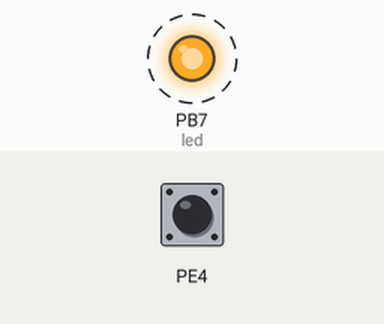
This program was run on a simulated ATmega2560, built with avr-gcc and emulated at 16 MHz. Parts: output pins drawn as LEDs (lit = HIGH). Dashed ring = blinking. The inputs (shaded band) are chosen by the test bench; at power-on: PE4 LOW. What the program prints to the serial monitor is not drawn.

Above: at 4.8 s.
4.9 s: PE4 driven HIGH
At 6.2 s:
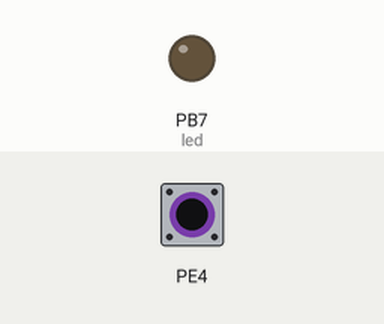
8.4 s: PE4 pulsed LOW 2 times (0.12 s each, 0.3 s apart)
At 8.9 s:
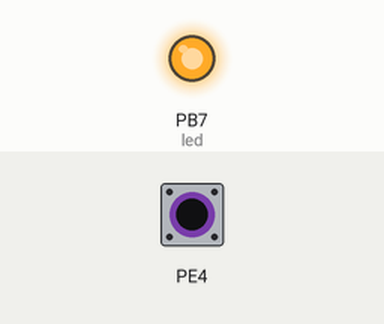
Timing chart, 0 to 17.9 s (numbered marks = the images above; inputs shaded):
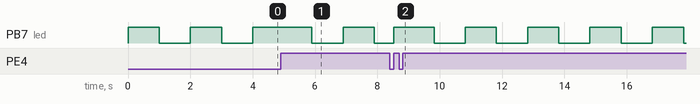

Measured:
- by itself, PB7 (led): repeats every 2.0 s: LOW 1.0 s, HIGH 1.0 s

The program:

main.cpp
```cpp
/*
 * File:   exemplo1.cpp
 * Author: aluno
 *
 * Created on 28 de Agosto de 2019, 07:58
 */


#include <avr/io.h> //ctrl + clicar nele abre o .h; ctrl + f = atmega2560 > ctrl + clicar nele abre o .h
#include <util/delay.h>
#include <avr/interrupt.h>
#define F_CPU 16000000UL//definir a frequência da cpu, força todas as biblioteca a trabalhem com 16MHz
#define BAUD 9600
#define ubrr_calc F_CPU/16/BAUD-1

void setup();
unsigned char USART_Receive(void);
void USART_Transmit(unsigned char data);

int main(int argc, char** argv) {

    setup();
	sei();
	EICRB |= (3<<ISC40);
	EIMSK |= (1<<INT4);
    DDRB |= (1<<7);//DDRB configurando o pino b7 como saida
    DDRE &= ~(1<<4); //DDRB configurando o pino pe4 como entrada
    //PB7 SAÍDA E PE4B6 ENTRADA
    //PORTB | = (1<<7);// LIGA O LED, colocar zero no portb
    //PORTB & = ~(1<<7); //APAGA O LED, colocar um no portb

             //PORTB &= ~(1<<7);//DESLIGA O LED
       //_delay_ms(1000);
    for(;;){ //tem que por o looping
       if(PINE & (1<<4)){ //ler do pine se a chave está pressionada
           USART_Transmit('a');
       }

       PORTB |= (1<<7); //liga o led
       _delay_ms(1000);
       PORTB &= ~(1<<7);//DESLIGA O LED
       _delay_ms(1000);

    }
    return 0;
}
void setup(){
    UBRR0  = ubrr_calc;
    UCSR0C = (3<<UCSZ00);
    UCSR0B = (1<<RXEN0)|(1<<TXEN0);

}

unsigned char USART_Receive(void) {
    /* Wait for data to be received */
    while (!(UCSR0A & (1 << RXC0)))
        ;
    /* Get and return received data from buffer */
    return UDR0;
}

void USART_Transmit(unsigned char data) {
    /* Wait for empty transmit buffer */
    while (!(UCSR0A & (1 << UDRE0)))
        ;
    /* Put data into buffer, sends the data */
    UDR0 = data;
}
```
